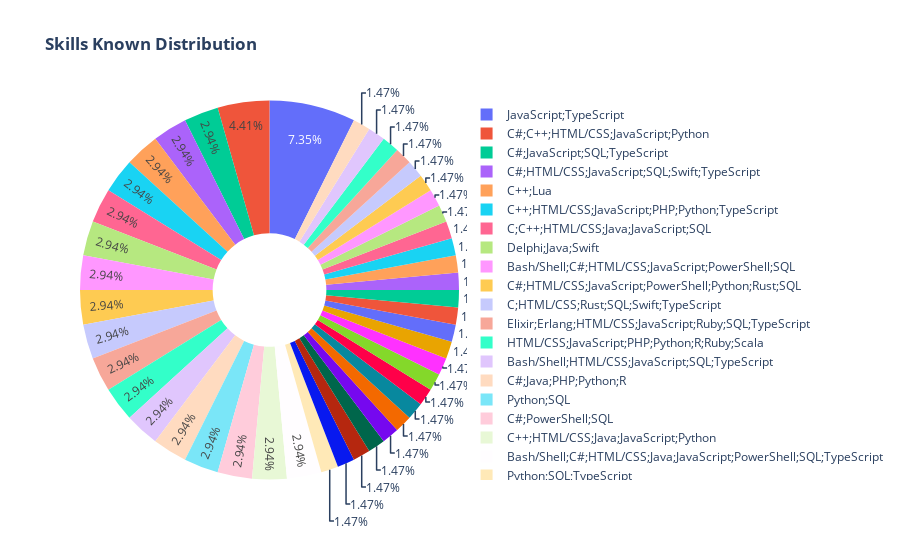

Notebook code cell kept with this figure:
### Code cell
# Visualize employment distribution by skills
labels = df['LanguageHaveWorkedWith'].unique()
values = df['LanguageHaveWorkedWith'].value_counts()
fig = go.Figure(data=[go.Pie(labels=labels, values=values, hole=.3)])
fig.update_layout(title_text="<b>Skills Known Distribution</b>")
fig.show()

### Figure 1 — Plotly figure (JSON) as saved in the notebook; plotly's stock layout.template omitted (floating-point values rounded to 4 significant figures)
{"data": [{"hole": 0.3, "labels": ["JavaScript;TypeScript", "C#;C++;HTML/CSS;JavaScript;Python", "C#;JavaScript;SQL;TypeScript", "C#;HTML/CSS;JavaScript;SQL;Swift;TypeScript", "C++;Lua", "C++;HTML/CSS;JavaScript;PHP;Python;TypeScript", "C;C++;HTML/CSS;Java;JavaScript;SQL", "Delphi;Java;Swift", "Bash/Shell;C#;HTML/CSS;JavaScript;PowerShell;SQL", "C#;HTML/CSS;JavaScript;PowerShell;Python;Rust;SQL", "C;HTML/CSS;Rust;SQL;Swift;TypeScript", "Elixir;Erlang;HTML/CSS;JavaScript;Ruby;SQL;TypeScript", "HTML/CSS;JavaScript;PHP;Python;R;Ruby;Scala", "Bash/Shell;HTML/CSS;JavaScript;SQL;TypeScript", "C#;Java;PHP;Python;R", "Python;SQL", "C#;PowerShell;SQL", "C++;HTML/CSS;Java;JavaScript;Python", "Bash/Shell;C#;HTML/CSS;Java;JavaScript;PowerShell;SQL;TypeScript", "Python;SQL;TypeScript", "C#;SQL;TypeScript", "VBA", "C#;C++;JavaScript;PHP;TypeScript", "Dart;Go;Java;Kotlin;Swift;TypeScript", "Bash/Shell;Groovy;HTML/CSS;Java;JavaScript;SQL", "C#;HTML/CSS;JavaScript;Rust;TypeScript", "C;C++", "C#;JavaScript;PowerShell;SQL", "C#;HTML/CSS;JavaScript;SQL", "C++;Python", "C++;Go;Python", "HTML/CSS;JavaScript;Python;SQL;TypeScript", "MATLAB;Python", "C#;C++;HTML/CSS;Java;JavaScript;MATLAB;Python;SQL", "HTML/CSS;JavaScript;PHP;Python;Ruby", "HTML/CSS;JavaScript;Python;SQL", "Bash/Shell;Groovy;HTML/CSS;Java;JavaScript;Perl;PHP;Scala;SQL", "C#;C++;HTML/CSS;JavaScript;SQL;TypeScript;VBA", "Bash/Shell;HTML/CSS;Python;SQL", "C#;HTML/CSS;JavaScript;PHP;Ruby;SQL", "Bash/Shell;HTML/CSS;Java;JavaScript;Kotlin;Python;R;SQL", "Bash/Shell;C;C++;Java;Lua;Python", "Java;JavaScript;PHP;SQL;TypeScript", "Haskell;Java;Rust", "C#;HTML/CSS;JavaScript;SQL;TypeScript"], "type": "pie", "values": [5, 3, 2, 2, 2, 2, 2, 2, 2, 2, 2, 2, 2, 2, 2, 2, 2, 2, 2, 1, 1, 1, 1, 1, 1, 1, 1, 1, 1, 1, 1, 1, 1, 1, 1, 1, 1, 1, 1, 1, 1, 1, 1, 1, 1]}], "layout": {"autosize": true, "title": {"text": "<b>Skills Known Distribution</b>"}}}
